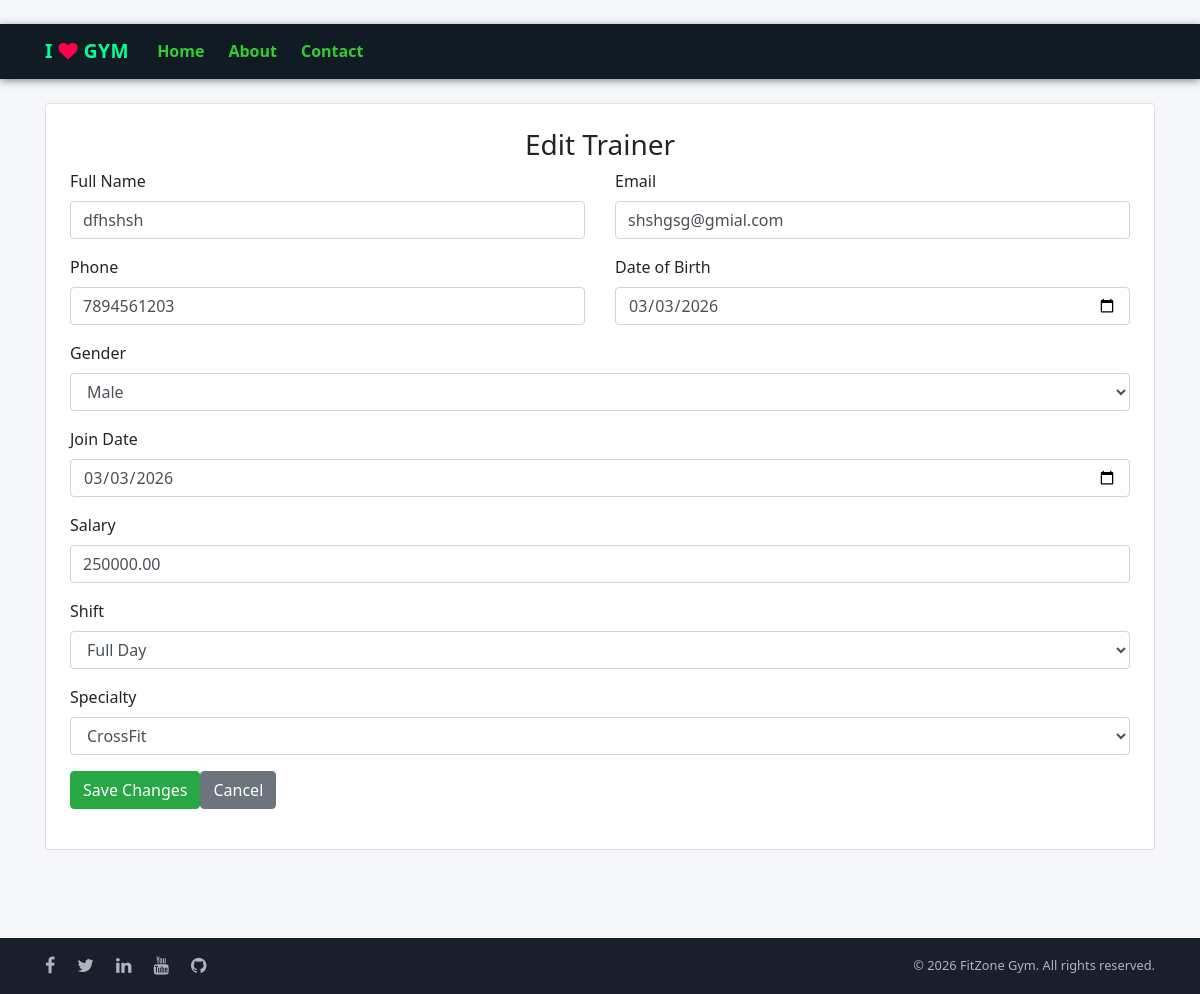
The page /edit_trainer/2/ on the database its author committed.
### gym/models.py (models this page shows, shortened)
class Trainer(models.Model):
    name = models.CharField(max_length=50)
    contact = models.CharField(max_length=15)
    emailid = models.EmailField(max_length=50)
    dob = models.DateField(null=True, blank=True)
    gender = models.CharField(max_length=10, choices=GENDER_CHOICES, default='Male')
    join_date = models.DateField()
    salary = models.DecimalField(max_digits=10, decimal_places=2, default=0)
    SHIFT_CHOICES = (
        ('Morning', 'Morning'),
        ('Evening', 'Evening'),
        ('Full Day', 'Full Day'),
    )
    shift = models.CharField(max_length=20, choices=SHIFT_CHOICES, default='Morning')
    SPECIALTY_CHOICES = (
        ('Yoga', 'Yoga'),
        ('CrossFit', 'CrossFit'),
        ('Bodybuilding', 'Bodybuilding'),
        ('Weightlifting', 'Weightlifting'),
        ('Cardio', 'Cardio'),
        ('None', 'None'),
    )
    specialty = models.CharField(max_length=50, choices=SPECIALTY_CHOICES, default='None')

### gym/views.py (the view, shortened to what this page needs)
# urls.py: path('edit_trainer/<int:pid>/', Edit_Trainer, name='edit_trainer'),
def Edit_Trainer(request, pid):
    trainer = get_object_or_404(Trainer, id=pid)
    d = {'trainer': trainer}
    return render(request, 'edit_trainer.html', d)

### gym/templates/edit_trainer.html (shortened to what this page needs)
{% extends 'navigation.html' %}
{% block body %}
<div class="container py-4">
    <div class="card p-4">
        <h3 class="text-center">Edit Trainer</h3>
        <form method="post">
            <div class="row">
                <div class="col-md-6 mb-3">
                    <label class="form-label">Full Name</label>
                    <input type="text" name="name" class="form-control" value="{{ trainer.name }}" required>
                </div>
                <div class="col-md-6 mb-3">
                    <label class="form-label">Email</label>
                    <input type="email" name="emailid" class="form-control" value="{{ trainer.emailid }}" required>
                </div>
            </div>
            <div class="row">
                <div class="col-md-6 mb-3">
                    <label class="form-label">Phone</label>
                    <input type="tel" name="contact" class="form-control" value="{{ trainer.contact }}" required>
                </div>
                <div class="col-md-6 mb-3">
                    <label class="form-label">Date of Birth</label>
                    <input type="date" name="dob" class="form-control"
                        value="{% if trainer.dob %}{{ trainer.dob|date:'Y-m-d' }}{% endif %}">
                </div>
            </div>
            <div class="mb-3">
                <label class="form-label">Gender</label>
                <select name="gender" class="form-control">
                    <option value="Male" {% if trainer.gender == 'Male' %}selected{% endif %}>Male</option>
                </select>
            </div>
            <div class="mb-3">
                <label class="form-label">Join Date</label>
                <input type="date" name="join_date" class="form-control"
                    value="{% if trainer.join_date %}{{ trainer.join_date|date:'Y-m-d' }}{% endif %}">
            </div>
            <div class="mb-3">
                <label class="form-label">Salary</label>
                <input type="number" step="0.01" name="salary" class="form-control" value="{{ trainer.salary }}">
            </div>
            <div class="mb-3">
                <label class="form-label">Shift</label>
                <select name="shift" class="form-control">
                    <option value="Full Day" {% if trainer.shift == 'Full Day' %}selected{% endif %}>Full Day</option>
                </select>
            </div>
            <div class="mb-3">
                <label class="form-label">Specialty</label>
                <select name="specialty" class="form-control">
                    <option value="CrossFit" {% if trainer.specialty == 'CrossFit' %}selected{% endif %}>CrossFit
                    </option>
                </select>
            </div>
            <div class="d-flex gap-2">
                <button type="submit" class="btn btn-success">Save Changes</button>
                <a href="{% url 'view_trainer' %}" class="btn btn-secondary">Cancel</a>
            </div>
        </form>
    </div>
</div>
{% endblock %}

### gym/templates/navigation.html (style rules this page uses)
body { background: #f5f7fb; font-family: 'Segoe UI', Tahoma, Geneva, Verdana, sans-serif; }

### rows shown on the page
Trainer: name "dfhshsh", emailid "shshgsg@gmial.com", contact "7894561203", dob "03/03/2026", gender "Male", join_date "03/03/2026", salary "250000.00", shift "Full Day", specialty "CrossFit"
